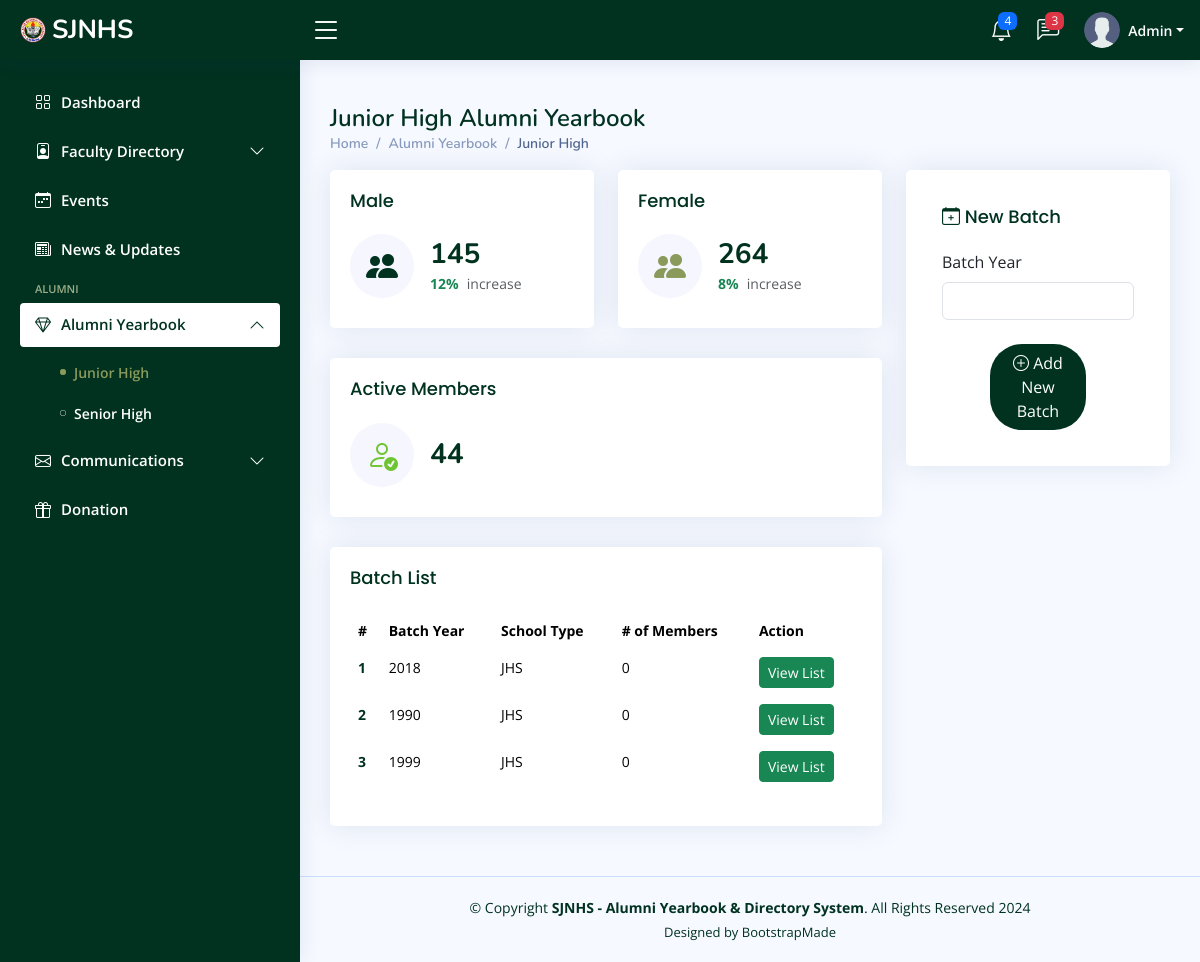
Page /admin/juniorhs-alumni.php (signed in) on the committed database.
### tables this page shows
CREATE TABLE `batchyear` (
  `batch_year` year(4) NOT NULL,
  `hs_type` varchar(50) NOT NULL,
  `date_created` date NOT NULL DEFAULT current_timestamp()
);

### admin/juniorhs-alumni.php (the view, shortened to what this page needs)
<?php
include_once 'includes/header.php';
include_once 'includes/conn.php';
?>
<aside id="sidebar" class="sidebar">
    <ul class="sidebar-nav" id="sidebar-nav">
        <li class="nav-item">
            <a class="nav-link collapsed" href="dashboard.php">
                <i class="bi bi-grid"></i>
                <span>Dashboard</span>
            </a>
        </li>
        <li class="nav-item">
            <a class="nav-link collapsed" data-bs-target="#faculty-nav" data-bs-toggle="collapse" href="#">
                <i class="bi bi-person-badge"></i><span>Faculty Directory</span><i
                    class="bi bi-chevron-down ms-auto"></i>
            </a>
        </li>
        <li class="nav-item">
            <a class="nav-link collapsed" href="events.php">
                <i class="bi bi-calendar-week"></i>
                <span>Events</span>
            </a>
        </li>
        <li class="nav-item">
            <a class="nav-link collapsed" href="news-and-updates.php">
                <i class="bi bi-newspaper"></i>
                <span>News &amp; Updates</span>
            </a>
        </li>
        <li class="nav-heading">Alumni</li>
        <li class="nav-item">
            <a class="nav-link" data-bs-target="#alumni-nav" data-bs-toggle="collapse" href="#">
                <i class="bi bi-gem"></i><span>Alumni Yearbook</span><i class="bi bi-chevron-down ms-auto"></i>
            </a>
            <ul id="alumni-nav" class="nav-content collapse show" data-bs-parent="#sidebar-nav">
                <li>
                    <a href="juniorhs-alumni.php" class="active">
                        <i class="bi bi-circle"></i><span>Junior High</span>
                    </a>
                </li>
                <li>
                    <a href="seniorhs-alumni.php">
                        <i class="bi bi-circle"></i><span>Senior High</span>
                    </a>
                </li>
            </ul>
        </li>
        <li class="nav-item">
            <a class="nav-link collapsed" data-bs-target="#comms-nav" data-bs-toggle="collapse" href="#">
                <i class="bi bi-envelope"></i><span>Communications</span><i class="bi bi-chevron-down ms-auto"></i>
            </a>
        </li>
        <li class="nav-item">
            <a class="nav-link collapsed" href="pages-error-404.html">
                <i class="bi bi-gift"></i>
                <span>Donation</span>
            </a>
        </li>
    </ul>
</aside>
<main id="main" class="main">
    <div class="pagetitle">
        <h1>Junior High Alumni Yearbook</h1>
        <nav>
            <ol class="breadcrumb">
                <li class="breadcrumb-item"><a href="dashboard.php">Home</a></li>
                <li class="breadcrumb-item">Alumni Yearbook</li>
                <li class="breadcrumb-item active">Junior High</li>
            </ol>
        </nav>
    </div>
    <section class="section dashboard">
        <div class="row">
            <div class="col-lg-8">
                <div class="row">
                    <div class="col-xxl-4 col-md-6">
                        <div class="card info-card jhs-card">
                            <div class="card-body">
                                <h5 class="card-title">Male</h5>
                                <div class="d-flex align-items-center">
                                    <div
                                        class="card-icon rounded-circle d-flex align-items-center justify-content-center">
                                        <i class="bi bi-people-fill"></i>
                                    </div>
                                    <div class="ps-3">
                                        <h6>145</h6>
                                        <span class="text-success small pt-1 fw-bold">12%</span> <span
                                            class="text-muted small pt-2 ps-1">increase</span>
                                    </div>
                                </div>
                            </div>
                        </div>
                    </div>
                    <div class="col-xxl-4 col-md-6">
                        <div class="card info-card shs-card">
                            <div class="card-body">
                                <h5 class="card-title">Female</h5>
                                <div class="d-flex align-items-center">
                                    <div
                                        class="card-icon rounded-circle d-flex align-items-center justify-content-center">
                                        <i class="bi bi-people-fill"></i>
                                    </div>
                                    <div class="ps-3">
                                        <h6>264</h6>
                                        <span class="text-success small pt-1 fw-bold">8%</span> <span
                                            class="text-muted small pt-2 ps-1">increase</span>
                                    </div>
                                </div>
                            </div>
                        </div>
                    </div>
                    <div class="col-xxl-4 col-xl-12">
                        <div class="card info-card active-card">
                            <div class="card-body">
                                <h5 class="card-title">Active Members</h5>
                                <div class="d-flex align-items-center">
                                    <div
                                        class="card-icon rounded-circle d-flex align-items-center justify-content-center">
                                        <i class="bi bi-person-check"></i>
                                    </div>
                                    <div class="ps-3">
                                        <h6>44</h6>
                                    </div>
                                </div>
                            </div>
                        </div>
                    </div>
                    <div class="col-12">
                        <div class="card batch-list overflow-auto">
                            <div class="card-body">
                                <h5 class="card-title">Batch List</h5>
                                <table class="table table-borderless datatable">
                                    <thead>
                                        <tr>
                                            <th scope="col">#</th>
                                            <th scope="col">Batch Year</th>
                                            <th scope="col">School Type</th>
                                            <th scope="col"># of Members</th>
                                            <th scope="col">Action</th>
                                        </tr>
                                    </thead>
                                    <tbody>
                                        <?php
$sql = "SELECT * FROM batchyear WHERE `hs_type` = 'JHS'";
$result = mysqli_query($conn, $sql);
$count = 1;
while ($row = mysqli_fetch_assoc($result)) {
    echo "<tr>";
    echo "<th scope='row'><a href='#'>$count</a></th>";
    echo "<td>{$row['batch_year']}</td>";
    echo "<td>{$row['hs_type']}</td>";
    echo "<td>0</td>";
    echo "<td><a href='#' class='btn btn-sm btn-success text-white'>View List</a></td>";
    echo "</tr>";
    $count++;
}
?>
                                    </tbody>
                                </table>
                            </div>
                        </div>
                    </div>
                </div>
            </div>
            <div class="col-lg-4">
                <div class="card">
                    <div class="card-body m-3">
                        <h5 class="card-title"><i class="bi bi-calendar-plus"></i> New Batch</h5>
                        <form action="code.php" method="POST">
                            <div class="col-12 mt-2">
                                <label for="batchyear" class="form-label">Batch Year</label>
                                <input type="text" name="batchyear" class="form-control" id="batchyear" required>
                            </div>
                            <div class="d-grid gap-2 col-6 mx-auto mt-4">
                                <button class="btn rounded-5 w-100 text-white" type="submit"
                                    style="background-color: #013220;" name="addNewJHSBatch"><i
                                        class="bi bi-plus-circle"></i> Add New Batch</button>
                            </div>
                        </form>
                    </div>
                </div>
            </div>
        </div>
    </section>
</main>
<?php
include_once 'includes/footer.php';
?>

### admin/assets/css/style.css (style rules this page uses)
:root { scroll-behavior: smooth; }
body { font-family: "Open Sans", sans-serif; background: #f6f9ff; color: #444444; }
a { color: #013220; text-decoration: none; }
h1, h2, h3, h4, h5, h6 { font-family: "Nunito", sans-serif; }
#main { margin-top: 60px; padding: 20px 30px; transition: all 0.3s; }
.pagetitle { margin-bottom: 10px; }
.pagetitle h1 { font-size: 24px; margin-bottom: 0; font-weight: 600; color: #013220; }
.card { margin-bottom: 30px; border: none; border-radius: 5px; box-shadow: 0px 0 30px rgba(1, 41, 112, 0.1); }
.card-title { padding: 20px 0 15px 0; font-size: 18px; font-weight: 500; color: #013220; font-family: "Poppins", sans-serif; }
.card-body { padding: 0 20px 20px 20px; }
.breadcrumb { font-size: 14px; font-family: "Nunito", sans-serif; color: #899bbd; font-weight: 600; }
.breadcrumb a { color: #899bbd; transition: 0.3s; }
.breadcrumb .breadcrumb-item::before { color: #899bbd; }
.breadcrumb .active { color: #51678f; font-weight: 600; }
.sidebar { position: fixed; top: 60px; left: 0; bottom: 0; width: 300px; z-index: 996; transition: all 0.3s; padding: 20px; overflow-y: auto; scrollbar-width: thin; scrollbar-color: #aab7cf transparent; box-shadow: 0px 0px 20px rgba(1, 41, 112, 0.1); background-color: #013220; }
@media (min-width: 1200px) { #main, #footer { margin-left: 300px; } }
.sidebar-nav { padding: 0; margin: 0; list-style: none; }
.sidebar-nav li { padding: 0; margin: 0; list-style: none; }
.sidebar-nav .nav-item { margin-bottom: 5px; }
.sidebar-nav .nav-heading { font-size: 11px; text-transform: uppercase; color: #9CAF88; font-weight: 600; margin: 10px 0 5px 15px; }
.sidebar-nav .nav-link { display: flex; align-items: center; font-size: 15px; font-weight: 600; color: #013220; transition: 0.3; background: #fff; padding: 10px 15px; border-radius: 4px; }
.sidebar-nav .nav-link i { font-size: 16px; margin-right: 10px; color: #013220; }
.sidebar-nav .nav-link.collapsed { color: #fff; background: #013220; }
.sidebar-nav .nav-link.collapsed i { color: #fff; }
.sidebar-nav .nav-link .bi-chevron-down { margin-right: 0; transition: transform 0.2s ease-in-out; }
.sidebar-nav .nav-link:not(.collapsed) .bi-chevron-down { transform: rotate(180deg); }
.sidebar-nav .nav-content { padding: 5px 0 0 0; margin: 0; list-style: none; }
.sidebar-nav .nav-content a { display: flex; align-items: center; font-size: 14px; font-weight: 600; color: #fff; transition: 0.3; padding: 10px 0 10px 40px; transition: 0.3s; }
.sidebar-nav .nav-content a i { font-size: 6px; margin-right: 8px; line-height: 0; border-radius: 50%; }
.sidebar-nav .nav-content a:hover, .sidebar-nav .nav-content a.active { color: #8A9A5B; }
.sidebar-nav .nav-content a.active i { background-color: #8A9A5B; }
.dashboard .info-card { padding-bottom: 10px; }
.dashboard .info-card h6 { font-size: 28px; color: #013220; font-weight: 700; margin: 0; padding: 0; }
.dashboard .card-icon { font-size: 32px; line-height: 0; width: 64px; height: 64px; flex-shrink: 0; flex-grow: 0; }
.dashboard .jhs-card .card-icon { color: #013220; background: #f6f6fe; }
.dashboard .shs-card .card-icon { color: #8A9A5B; background: #f6f6fe; }
.dashboard .active-card .card-icon { color: #6EC531; background: #f6f6fe; }
.dashboard .batch-list { font-size: 14px; }
.dashboard .batch-list .table thead { background: #f6f6fe; }
.dashboard .batch-list .table thead th { border: 0; }

### rows in the picture
batchyear: batch_year "2018", hs_type "JHS"
batchyear: batch_year "1990", hs_type "JHS"
batchyear: batch_year "1999", hs_type "JHS"
